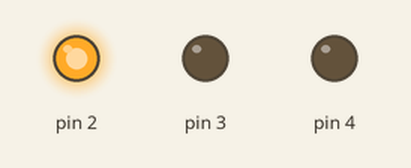
This sketch was run on a simulated Arduino Uno, built with avr-gcc and run on an emulated ATmega328P. Shown: output pins drawn as LEDs (lit = HIGH).

Above: at 0.7 s.
At 2.2 s:
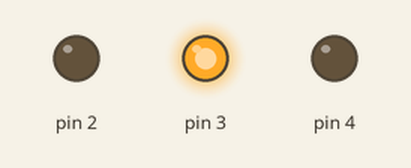
At 3.7 s:
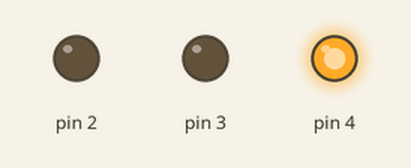
Timing chart, 0 to 5.9 s (numbered marks = the images above):
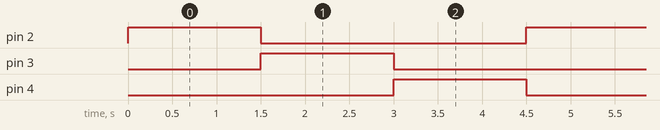

The sketch:

semaforo_inicial.ino
```cpp
// C++ code

void setup()
{
  pinMode(2, OUTPUT);
  pinMode(3, OUTPUT);
  pinMode(4, OUTPUT);
}

void loop()
{
  //Vermelho
  digitalWrite(2, HIGH);
  delay(1500);
  digitalWrite(2,LOW);

  //Amarelo
    digitalWrite(3, HIGH);
     delay(1500);
    digitalWrite(3, LOW);

  //Verde
    digitalWrite(4, HIGH);
    delay(1500);
    digitalWrite(4, LOW);
}
```

Measured:
- by itself, pin 2–4: alternates HIGH for 1.5 s and LOW for 3.0 s
- by itself, everything shown: repeats every 4.5 s, in 4 steps
